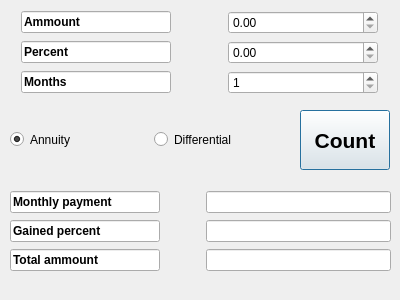
<?xml version="1.0" encoding="UTF-8"?>
<ui version="4.0">
 <class>credit_calc</class>
 <widget class="QDialog" name="credit_calc">
  <property name="geometry">
   <rect>
    <x>0</x>
    <y>0</y>
    <width>400</width>
    <height>300</height>
   </rect>
  </property>
  <property name="sizePolicy">
   <sizepolicy hsizetype="Preferred" vsizetype="Preferred">
    <horstretch>40</horstretch>
    <verstretch>0</verstretch>
   </sizepolicy>
  </property>
  <property name="minimumSize">
   <size>
    <width>400</width>
    <height>300</height>
   </size>
  </property>
  <property name="maximumSize">
   <size>
    <width>400</width>
    <height>300</height>
   </size>
  </property>
  <property name="windowTitle">
   <string>Dialog</string>
  </property>
  <widget class="QWidget" name="gridLayoutWidget">
   <property name="geometry">
    <rect>
     <x>10</x>
     <y>10</y>
     <width>381</width>
     <height>85</height>
    </rect>
   </property>
   <layout class="QGridLayout" name="gridLayout">
    <item row="0" column="1" rowspan="3">
     <spacer name="horizontalSpacer">
      <property name="orientation">
       <enum>Qt::Horizontal</enum>
      </property>
      <property name="sizeType">
       <enum>QSizePolicy::Fixed</enum>
      </property>
      <property name="sizeHint" stdset="0">
       <size>
        <width>40</width>
        <height>20</height>
       </size>
      </property>
     </spacer>
    </item>
    <item row="0" column="2">
     <widget class="QDoubleSpinBox" name="doubleSpinBox_ammount">
      <property name="sizePolicy">
       <sizepolicy hsizetype="Fixed" vsizetype="Fixed">
        <horstretch>0</horstretch>
        <verstretch>0</verstretch>
       </sizepolicy>
      </property>
      <property name="minimumSize">
       <size>
        <width>150</width>
        <height>0</height>
       </size>
      </property>
      <property name="maximumSize">
       <size>
        <width>150</width>
        <height>16777215</height>
       </size>
      </property>
      <property name="maximum">
       <double>1000000000000000000.000000000000000</double>
      </property>
     </widget>
    </item>
    <item row="2" column="0">
     <widget class="QLineEdit" name="lineEdit_3">
      <property name="sizePolicy">
       <sizepolicy hsizetype="Fixed" vsizetype="Fixed">
        <horstretch>0</horstretch>
        <verstretch>0</verstretch>
       </sizepolicy>
      </property>
      <property name="minimumSize">
       <size>
        <width>150</width>
        <height>0</height>
       </size>
      </property>
      <property name="maximumSize">
       <size>
        <width>150</width>
        <height>16777215</height>
       </size>
      </property>
      <property name="font">
       <font>
        <bold>true</bold>
       </font>
      </property>
      <property name="text">
       <string>Months</string>
      </property>
      <property name="readOnly">
       <bool>true</bool>
      </property>
     </widget>
    </item>
    <item row="1" column="0">
     <widget class="QLineEdit" name="lineEdit_2">
      <property name="sizePolicy">
       <sizepolicy hsizetype="Fixed" vsizetype="Fixed">
        <horstretch>0</horstretch>
        <verstretch>0</verstretch>
       </sizepolicy>
      </property>
      <property name="minimumSize">
       <size>
        <width>150</width>
        <height>0</height>
       </size>
      </property>
      <property name="maximumSize">
       <size>
        <width>150</width>
        <height>16777215</height>
       </size>
      </property>
      <property name="font">
       <font>
        <bold>true</bold>
       </font>
      </property>
      <property name="text">
       <string>Percent</string>
      </property>
      <property name="readOnly">
       <bool>true</bool>
      </property>
     </widget>
    </item>
    <item row="0" column="0">
     <widget class="QLineEdit" name="lineEdit">
      <property name="sizePolicy">
       <sizepolicy hsizetype="Fixed" vsizetype="Fixed">
        <horstretch>0</horstretch>
        <verstretch>0</verstretch>
       </sizepolicy>
      </property>
      <property name="minimumSize">
       <size>
        <width>150</width>
        <height>0</height>
       </size>
      </property>
      <property name="maximumSize">
       <size>
        <width>150</width>
        <height>16777215</height>
       </size>
      </property>
      <property name="font">
       <font>
        <bold>true</bold>
       </font>
      </property>
      <property name="text">
       <string>Ammount</string>
      </property>
      <property name="readOnly">
       <bool>true</bool>
      </property>
     </widget>
    </item>
    <item row="1" column="2">
     <widget class="QDoubleSpinBox" name="doubleSpinBox_percent">
      <property name="sizePolicy">
       <sizepolicy hsizetype="Fixed" vsizetype="Fixed">
        <horstretch>0</horstretch>
        <verstretch>0</verstretch>
       </sizepolicy>
      </property>
      <property name="minimumSize">
       <size>
        <width>150</width>
        <height>0</height>
       </size>
      </property>
      <property name="maximumSize">
       <size>
        <width>150</width>
        <height>16777215</height>
       </size>
      </property>
      <property name="buttonSymbols">
       <enum>QAbstractSpinBox::UpDownArrows</enum>
      </property>
      <property name="decimals">
       <number>2</number>
      </property>
      <property name="maximum">
       <double>100.000000000000000</double>
      </property>
      <property name="value">
       <double>0.000000000000000</double>
      </property>
     </widget>
    </item>
    <item row="2" column="2">
     <widget class="QSpinBox" name="spinBox_months">
      <property name="sizePolicy">
       <sizepolicy hsizetype="Fixed" vsizetype="Fixed">
        <horstretch>0</horstretch>
        <verstretch>0</verstretch>
       </sizepolicy>
      </property>
      <property name="minimumSize">
       <size>
        <width>150</width>
        <height>0</height>
       </size>
      </property>
      <property name="maximumSize">
       <size>
        <width>150</width>
        <height>16777215</height>
       </size>
      </property>
      <property name="minimum">
       <number>1</number>
      </property>
      <property name="maximum">
       <number>60</number>
      </property>
     </widget>
    </item>
   </layout>
  </widget>
  <widget class="QWidget" name="gridLayoutWidget_2">
   <property name="geometry">
    <rect>
     <x>10</x>
     <y>190</y>
     <width>381</width>
     <height>85</height>
    </rect>
   </property>
   <layout class="QGridLayout" name="gridLayout_2">
    <item row="0" column="0">
     <widget class="QLineEdit" name="lineEdit_6">
      <property name="minimumSize">
       <size>
        <width>150</width>
        <height>0</height>
       </size>
      </property>
      <property name="maximumSize">
       <size>
        <width>150</width>
        <height>16777215</height>
       </size>
      </property>
      <property name="font">
       <font>
        <bold>true</bold>
       </font>
      </property>
      <property name="text">
       <string>Monthly payment</string>
      </property>
      <property name="readOnly">
       <bool>true</bool>
      </property>
     </widget>
    </item>
    <item row="0" column="1" rowspan="3">
     <spacer name="horizontalSpacer_2">
      <property name="orientation">
       <enum>Qt::Horizontal</enum>
      </property>
      <property name="sizeType">
       <enum>QSizePolicy::Fixed</enum>
      </property>
      <property name="sizeHint" stdset="0">
       <size>
        <width>40</width>
        <height>20</height>
       </size>
      </property>
     </spacer>
    </item>
    <item row="1" column="0">
     <widget class="QLineEdit" name="lineEdit_5">
      <property name="minimumSize">
       <size>
        <width>150</width>
        <height>0</height>
       </size>
      </property>
      <property name="maximumSize">
       <size>
        <width>150</width>
        <height>16777215</height>
       </size>
      </property>
      <property name="font">
       <font>
        <bold>true</bold>
       </font>
      </property>
      <property name="text">
       <string>Gained percent</string>
      </property>
      <property name="readOnly">
       <bool>true</bool>
      </property>
     </widget>
    </item>
    <item row="2" column="0">
     <widget class="QLineEdit" name="lineEdit_4">
      <property name="minimumSize">
       <size>
        <width>150</width>
        <height>0</height>
       </size>
      </property>
      <property name="maximumSize">
       <size>
        <width>150</width>
        <height>16777215</height>
       </size>
      </property>
      <property name="font">
       <font>
        <bold>true</bold>
       </font>
      </property>
      <property name="text">
       <string>Total ammount</string>
      </property>
      <property name="readOnly">
       <bool>true</bool>
      </property>
     </widget>
    </item>
    <item row="0" column="2">
     <widget class="QLineEdit" name="lineEdit_7">
      <property name="font">
       <font>
        <bold>true</bold>
       </font>
      </property>
      <property name="text">
       <string/>
      </property>
      <property name="readOnly">
       <bool>true</bool>
      </property>
     </widget>
    </item>
    <item row="1" column="2">
     <widget class="QLineEdit" name="lineEdit_8">
      <property name="font">
       <font>
        <bold>true</bold>
       </font>
      </property>
      <property name="text">
       <string/>
      </property>
      <property name="readOnly">
       <bool>true</bool>
      </property>
     </widget>
    </item>
    <item row="2" column="2">
     <widget class="QLineEdit" name="lineEdit_9">
      <property name="font">
       <font>
        <bold>true</bold>
       </font>
      </property>
      <property name="text">
       <string/>
      </property>
      <property name="readOnly">
       <bool>true</bool>
      </property>
     </widget>
    </item>
   </layout>
  </widget>
  <widget class="QWidget" name="horizontalLayoutWidget">
   <property name="geometry">
    <rect>
     <x>10</x>
     <y>100</y>
     <width>281</width>
     <height>80</height>
    </rect>
   </property>
   <layout class="QHBoxLayout" name="horizontalLayout">
    <item>
     <widget class="QRadioButton" name="radioButton_1">
      <property name="minimumSize">
       <size>
        <width>0</width>
        <height>15</height>
       </size>
      </property>
      <property name="maximumSize">
       <size>
        <width>16777215</width>
        <height>15</height>
       </size>
      </property>
      <property name="text">
       <string>Annuity</string>
      </property>
      <property name="checked">
       <bool>true</bool>
      </property>
     </widget>
    </item>
    <item>
     <widget class="QRadioButton" name="radioButton_2">
      <property name="minimumSize">
       <size>
        <width>0</width>
        <height>15</height>
       </size>
      </property>
      <property name="maximumSize">
       <size>
        <width>16777215</width>
        <height>15</height>
       </size>
      </property>
      <property name="text">
       <string>Differential</string>
      </property>
     </widget>
    </item>
   </layout>
  </widget>
  <widget class="QPushButton" name="pushButton_x">
   <property name="geometry">
    <rect>
     <x>300</x>
     <y>110</y>
     <width>90</width>
     <height>60</height>
    </rect>
   </property>
   <property name="sizePolicy">
    <sizepolicy hsizetype="Minimum" vsizetype="Maximum">
     <horstretch>0</horstretch>
     <verstretch>0</verstretch>
    </sizepolicy>
   </property>
   <property name="minimumSize">
    <size>
     <width>90</width>
     <height>60</height>
    </size>
   </property>
   <property name="maximumSize">
    <size>
     <width>90</width>
     <height>60</height>
    </size>
   </property>
   <property name="font">
    <font>
     <pointsize>16</pointsize>
     <bold>true</bold>
    </font>
   </property>
   <property name="text">
    <string>Count</string>
   </property>
  </widget>
 </widget>
 <resources/>
 <connections/>
</ui>
